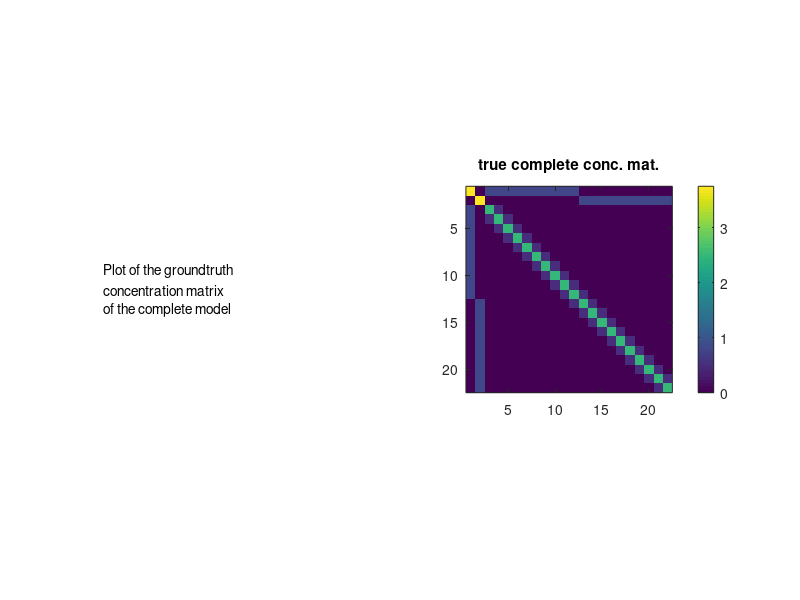
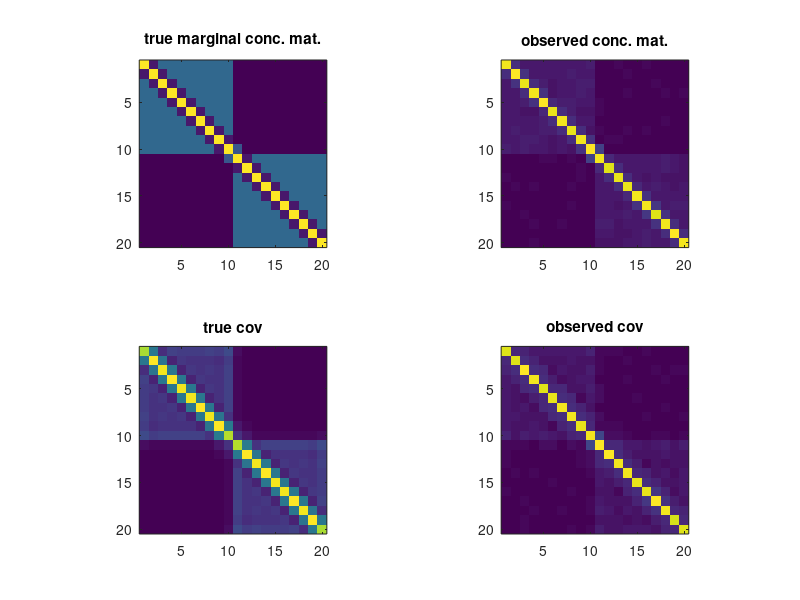

MATLAB code to generate these figures, in order:
% Toy example
% with three blocks of size resp 20,10,5

clear all; clc; close all;
%% settings

n=10000; % number of samples

ks=[10 10];


pl=length(ks); % number of latent variables
po=sum(ks);% number of observed variables

pt=po+pl;
sigma2l=.8;
sigma2lo=.4;
scale=1./sqrt(ks);

% slo=.2; % level of sparsity on latent-observed block of conceptration mat
% soo=.2; % level of sparsity on latent-observed block of conceptration mat
%Doo=eye(po)/sigma2lo;
dd=diag(ones(1,po-1),1);
Doo=eye(po)/sigma2lo+.5*(dd+dd');
Dol=zeros(po,pl);
for i=1:pl
    if i>1
        i1=sum(ks(1:(i-1)))+1;
    else
        i1=1;
    end
    i2=i1+ks(i)-1;
    Dol(i1:i2,i)=-ones(ks(i),1)*scale(i)/sigma2lo;
end
Dll=zeros(pl);
for i=1:pl
Dll(i,i)=1/sigma2l+ks(i)*scale(i)^2/sigma2lo;
end

%% construction of the conceptration matrix
Dfull=zeros(pt);
Dfull(1:pl,1:pl)=Dll;
Dfull((pl+1):pt,(pl+1):pt)=Doo;
Dfull(1:pl,(pl+1):pt)=Dol';
Dfull((pl+1):pt,1:pl)=Dol;

Dfull=.5*(Dfull+Dfull');
Dmargo=Doo-Dol*Dol';


descr = {'Plot of the groundtruth '
    'concentration matrix';
    'of the complete model'};

figure(1);clf;
subplot(1,2,1)
axis off;
text(0,.5,descr)
pbaspect([1 1 1]);
subplot(1,2,2)
imagesc(abs(Dfull));
colorbar;
pbaspect([1 1 1]);
title('true complete conc. mat.');

if eigs(Dfull,1,'sa')<0
    error('The conceptration matrix of the complete model is not PSD \n')
end

%% sampling data
mu=zeros(1,pt); % vector of means
Xfull=mvnrnd(mu, inv(Dfull), n)';
X=Xfull((pl+1):pt,:);
S=cov(X');
% S=inv(Dmargo);

%% plotting

figure(2);clf;
subplot(2,2,1);
imagesc(abs(Dmargo));
pbaspect([1 1 1]);
title('true marginal conc. mat.');
subplot(2,2,2);
imagesc(abs(inv(S)));
pbaspect([1 1 1]);
title('observed conc. mat.');
subplot(2,2,3);
imagesc(abs(inv(Dmargo)));
pbaspect([1 1 1]);
title('true cov');
subplot(2,2,4);
imagesc(abs(S));
pbaspect([1 1 1]);
title('observed cov');


 